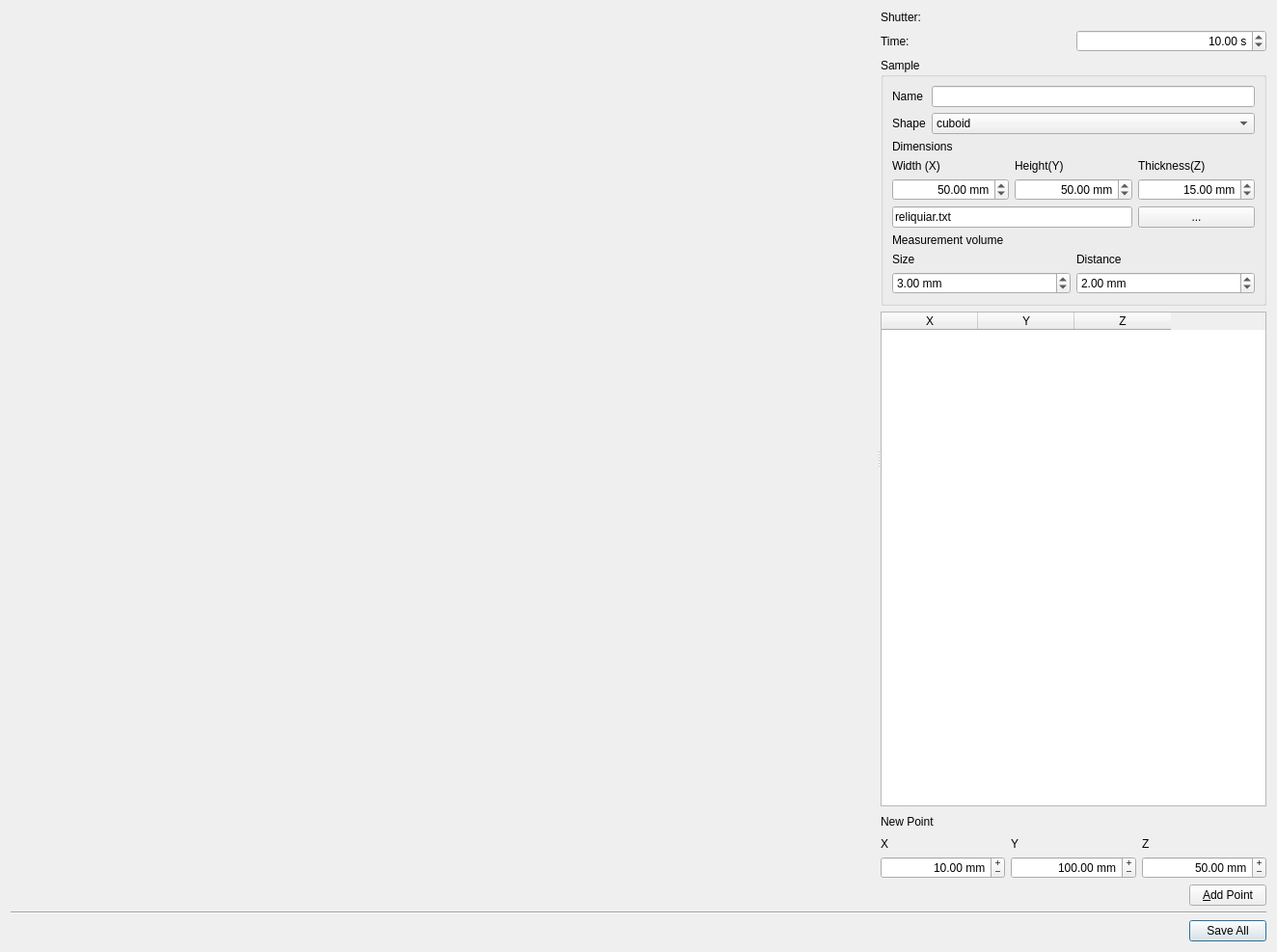
<?xml version="1.0" encoding="UTF-8"?>
<ui version="4.0">
 <class>Form</class>
 <widget class="QWidget" name="Form">
  <property name="geometry">
   <rect>
    <x>0</x>
    <y>0</y>
    <width>1324</width>
    <height>987</height>
   </rect>
  </property>
  <property name="windowTitle">
   <string>Form</string>
  </property>
  <layout class="QGridLayout" name="gridLayout_4">
   <item row="6" column="0">
    <widget class="QDialogButtonBox" name="buttonBox">
     <property name="standardButtons">
      <set>QDialogButtonBox::SaveAll</set>
     </property>
    </widget>
   </item>
   <item row="2" column="0">
    <widget class="Line" name="line">
     <property name="orientation">
      <enum>Qt::Horizontal</enum>
     </property>
    </widget>
   </item>
   <item row="1" column="0">
    <widget class="QSplitter" name="splitter">
     <property name="sizePolicy">
      <sizepolicy hsizetype="Expanding" vsizetype="MinimumExpanding">
       <horstretch>0</horstretch>
       <verstretch>0</verstretch>
      </sizepolicy>
     </property>
     <property name="orientation">
      <enum>Qt::Horizontal</enum>
     </property>
     <widget class="PGAIWidget" name="widget" native="true">
      <property name="sizePolicy">
       <sizepolicy hsizetype="Expanding" vsizetype="Expanding">
        <horstretch>0</horstretch>
        <verstretch>0</verstretch>
       </sizepolicy>
      </property>
     </widget>
     <widget class="QWidget" name="widget_2" native="true">
      <property name="sizePolicy">
       <sizepolicy hsizetype="Minimum" vsizetype="Expanding">
        <horstretch>0</horstretch>
        <verstretch>0</verstretch>
       </sizepolicy>
      </property>
      <property name="maximumSize">
       <size>
        <width>400</width>
        <height>16777215</height>
       </size>
      </property>
      <layout class="QVBoxLayout" name="verticalLayout_2">
       <item>
        <layout class="QHBoxLayout" name="horizontalLayout_2">
         <item>
          <widget class="QLabel" name="label_5">
           <property name="text">
            <string>Shutter:</string>
           </property>
          </widget>
         </item>
         <item>
          <widget class="BeamCell" name="shutter" native="true"/>
         </item>
        </layout>
       </item>
       <item>
        <layout class="QHBoxLayout" name="horizontalLayout_3">
         <item>
          <widget class="QLabel" name="label_6">
           <property name="text">
            <string>Time:</string>
           </property>
          </widget>
         </item>
         <item>
          <widget class="QDoubleSpinBox" name="livetime">
           <property name="alignment">
            <set>Qt::AlignRight|Qt::AlignTrailing|Qt::AlignVCenter</set>
           </property>
           <property name="accelerated">
            <bool>true</bool>
           </property>
           <property name="suffix">
            <string> s</string>
           </property>
           <property name="minimum">
            <double>0.000000000000000</double>
           </property>
           <property name="maximum">
            <double>99999999.989999994635582</double>
           </property>
           <property name="value">
            <double>10.000000000000000</double>
           </property>
          </widget>
         </item>
        </layout>
       </item>
       <item>
        <widget class="QGroupBox" name="groupBox">
         <property name="title">
          <string>Sample</string>
         </property>
         <layout class="QGridLayout" name="gridLayout_7">
          <item row="4" column="0">
           <layout class="QGridLayout" name="gridLayout_6">
            <item row="0" column="0" colspan="2">
             <widget class="QLabel" name="lblMeasurementVolume">
              <property name="text">
               <string>Measurement volume</string>
              </property>
             </widget>
            </item>
            <item row="1" column="1">
             <widget class="QLabel" name="lblVolumeDistance">
              <property name="text">
               <string>Distance</string>
              </property>
             </widget>
            </item>
            <item row="1" column="0">
             <widget class="QLabel" name="lblVolumeSIze">
              <property name="text">
               <string>Size</string>
              </property>
             </widget>
            </item>
            <item row="2" column="1">
             <widget class="QDoubleSpinBox" name="volumeDistance">
              <property name="suffix">
               <string> mm</string>
              </property>
              <property name="value">
               <double>2.000000000000000</double>
              </property>
             </widget>
            </item>
            <item row="2" column="0">
             <widget class="QDoubleSpinBox" name="volumeSize">
              <property name="suffix">
               <string> mm</string>
              </property>
              <property name="minimum">
               <double>2.000000000000000</double>
              </property>
              <property name="value">
               <double>3.000000000000000</double>
              </property>
             </widget>
            </item>
           </layout>
          </item>
          <item row="0" column="0">
           <layout class="QGridLayout" name="gridLayout_3">
            <item row="0" column="0">
             <widget class="QLabel" name="label_8">
              <property name="text">
               <string>Name</string>
              </property>
             </widget>
            </item>
            <item row="0" column="1">
             <widget class="QLineEdit" name="lineEdit"/>
            </item>
            <item row="1" column="0">
             <widget class="QLabel" name="label_9">
              <property name="text">
               <string>Shape</string>
              </property>
             </widget>
            </item>
            <item row="1" column="1">
             <widget class="QComboBox" name="sampleShape">
              <property name="maxVisibleItems">
               <number>3</number>
              </property>
              <property name="maxCount">
               <number>5</number>
              </property>
              <property name="insertPolicy">
               <enum>QComboBox::NoInsert</enum>
              </property>
              <property name="sizeAdjustPolicy">
               <enum>QComboBox::AdjustToContentsOnFirstShow</enum>
              </property>
              <item>
               <property name="text">
                <string>cuboid</string>
               </property>
              </item>
              <item>
               <property name="text">
                <string>cylinder</string>
               </property>
              </item>
              <item>
               <property name="text">
                <string>sphere</string>
               </property>
              </item>
              <item>
               <property name="text">
                <string>free input</string>
               </property>
              </item>
              <item>
               <property name="text">
                <string>load from file</string>
               </property>
              </item>
             </widget>
            </item>
           </layout>
          </item>
          <item row="2" column="0">
           <layout class="QGridLayout" name="gridLayout_5">
            <item row="2" column="1">
             <widget class="QDoubleSpinBox" name="dimValue2">
              <property name="alignment">
               <set>Qt::AlignRight|Qt::AlignTrailing|Qt::AlignVCenter</set>
              </property>
              <property name="accelerated">
               <bool>true</bool>
              </property>
              <property name="suffix">
               <string> mm</string>
              </property>
              <property name="maximum">
               <double>100.000000000000000</double>
              </property>
              <property name="value">
               <double>50.000000000000000</double>
              </property>
             </widget>
            </item>
            <item row="1" column="0">
             <widget class="QLabel" name="dimLabel1">
              <property name="text">
               <string>Width (X)</string>
              </property>
             </widget>
            </item>
            <item row="1" column="1">
             <widget class="QLabel" name="dimLabel2">
              <property name="text">
               <string>Height(Y)</string>
              </property>
             </widget>
            </item>
            <item row="1" column="2">
             <widget class="QLabel" name="dimLabel3">
              <property name="text">
               <string>Thickness(Z)</string>
              </property>
             </widget>
            </item>
            <item row="2" column="0">
             <widget class="QDoubleSpinBox" name="dimValue1">
              <property name="alignment">
               <set>Qt::AlignRight|Qt::AlignTrailing|Qt::AlignVCenter</set>
              </property>
              <property name="accelerated">
               <bool>true</bool>
              </property>
              <property name="suffix">
               <string> mm</string>
              </property>
              <property name="maximum">
               <double>70.000000000000000</double>
              </property>
              <property name="value">
               <double>50.000000000000000</double>
              </property>
             </widget>
            </item>
            <item row="2" column="2">
             <widget class="QDoubleSpinBox" name="dimValue3">
              <property name="alignment">
               <set>Qt::AlignRight|Qt::AlignTrailing|Qt::AlignVCenter</set>
              </property>
              <property name="accelerated">
               <bool>true</bool>
              </property>
              <property name="suffix">
               <string> mm</string>
              </property>
              <property name="maximum">
               <double>70.000000000000000</double>
              </property>
              <property name="value">
               <double>15.000000000000000</double>
              </property>
             </widget>
            </item>
            <item row="3" column="2">
             <widget class="QPushButton" name="fileNameSelect">
              <property name="text">
               <string>...</string>
              </property>
             </widget>
            </item>
            <item row="3" column="0" colspan="2">
             <widget class="QLineEdit" name="fileName">
              <property name="text">
               <string>reliquiar.txt</string>
              </property>
             </widget>
            </item>
            <item row="0" column="0" colspan="3">
             <widget class="QLabel" name="lblSampleDimension">
              <property name="text">
               <string>Dimensions</string>
              </property>
             </widget>
            </item>
           </layout>
          </item>
         </layout>
        </widget>
       </item>
       <item>
        <widget class="PositionTable" name="pointTable">
         <property name="sizePolicy">
          <sizepolicy hsizetype="MinimumExpanding" vsizetype="MinimumExpanding">
           <horstretch>0</horstretch>
           <verstretch>0</verstretch>
          </sizepolicy>
         </property>
         <property name="maximumSize">
          <size>
           <width>400</width>
           <height>16777215</height>
          </size>
         </property>
         <property name="sortingEnabled">
          <bool>true</bool>
         </property>
         <property name="columnCount">
          <number>3</number>
         </property>
         <column>
          <property name="text">
           <string>X</string>
          </property>
         </column>
         <column>
          <property name="text">
           <string>Y</string>
          </property>
         </column>
         <column>
          <property name="text">
           <string>Z</string>
          </property>
         </column>
        </widget>
       </item>
       <item>
        <layout class="QHBoxLayout" name="horizontalLayout">
         <item>
          <widget class="QLabel" name="label">
           <property name="text">
            <string>New Point</string>
           </property>
          </widget>
         </item>
         <item>
          <spacer name="horizontalSpacer_2">
           <property name="orientation">
            <enum>Qt::Horizontal</enum>
           </property>
           <property name="sizeHint" stdset="0">
            <size>
             <width>40</width>
             <height>20</height>
            </size>
           </property>
          </spacer>
         </item>
        </layout>
       </item>
       <item>
        <layout class="QGridLayout" name="gridLayout">
         <item row="0" column="0">
          <widget class="QLabel" name="label_2">
           <property name="text">
            <string>X</string>
           </property>
          </widget>
         </item>
         <item row="0" column="1">
          <widget class="QLabel" name="label_3">
           <property name="text">
            <string>Y</string>
           </property>
          </widget>
         </item>
         <item row="0" column="2">
          <widget class="QLabel" name="label_4">
           <property name="text">
            <string>Z</string>
           </property>
          </widget>
         </item>
         <item row="1" column="2">
          <widget class="QDoubleSpinBox" name="newPointZ">
           <property name="alignment">
            <set>Qt::AlignRight|Qt::AlignTrailing|Qt::AlignVCenter</set>
           </property>
           <property name="buttonSymbols">
            <enum>QAbstractSpinBox::PlusMinus</enum>
           </property>
           <property name="accelerated">
            <bool>true</bool>
           </property>
           <property name="suffix">
            <string> mm</string>
           </property>
           <property name="maximum">
            <double>200.000000000000000</double>
           </property>
           <property name="value">
            <double>50.000000000000000</double>
           </property>
          </widget>
         </item>
         <item row="1" column="0">
          <widget class="QDoubleSpinBox" name="newPointX">
           <property name="alignment">
            <set>Qt::AlignRight|Qt::AlignTrailing|Qt::AlignVCenter</set>
           </property>
           <property name="buttonSymbols">
            <enum>QAbstractSpinBox::PlusMinus</enum>
           </property>
           <property name="accelerated">
            <bool>true</bool>
           </property>
           <property name="suffix">
            <string> mm</string>
           </property>
           <property name="maximum">
            <double>200.000000000000000</double>
           </property>
           <property name="value">
            <double>10.000000000000000</double>
           </property>
          </widget>
         </item>
         <item row="1" column="1">
          <widget class="QDoubleSpinBox" name="newPointY">
           <property name="alignment">
            <set>Qt::AlignRight|Qt::AlignTrailing|Qt::AlignVCenter</set>
           </property>
           <property name="buttonSymbols">
            <enum>QAbstractSpinBox::PlusMinus</enum>
           </property>
           <property name="accelerated">
            <bool>true</bool>
           </property>
           <property name="suffix">
            <string> mm</string>
           </property>
           <property name="maximum">
            <double>200.000000000000000</double>
           </property>
           <property name="value">
            <double>100.000000000000000</double>
           </property>
          </widget>
         </item>
        </layout>
       </item>
       <item>
        <layout class="QGridLayout" name="gridLayout_2">
         <item row="0" column="0">
          <spacer name="horizontalSpacer">
           <property name="orientation">
            <enum>Qt::Horizontal</enum>
           </property>
           <property name="sizeHint" stdset="0">
            <size>
             <width>40</width>
             <height>20</height>
            </size>
           </property>
          </spacer>
         </item>
         <item row="0" column="1">
          <widget class="QPushButton" name="newPointButton">
           <property name="text">
            <string>&amp;Add Point</string>
           </property>
          </widget>
         </item>
        </layout>
       </item>
      </layout>
      <zorder>pointTable</zorder>
      <zorder></zorder>
      <zorder>groupBox</zorder>
     </widget>
    </widget>
   </item>
  </layout>
 </widget>
 <customwidgets>
  <customwidget>
   <class>PGAIWidget</class>
   <extends>QWidget</extends>
   <header>nicos_mlz.pgaa.gui.panels.pgai.h</header>
   <container>1</container>
  </customwidget>
  <customwidget>
   <class>PositionTable</class>
   <extends>QTableWidget</extends>
   <header>nicos_mlz.pgaa.gui.panels.pgai.h</header>
   <container>1</container>
  </customwidget>
  <customwidget>
   <class>BeamCell</class>
   <extends>QWidget</extends>
   <header>nicos_mlz.pgaa.gui.panels.widgets.h</header>
  </customwidget>
 </customwidgets>
 <resources/>
 <connections/>
</ui>
